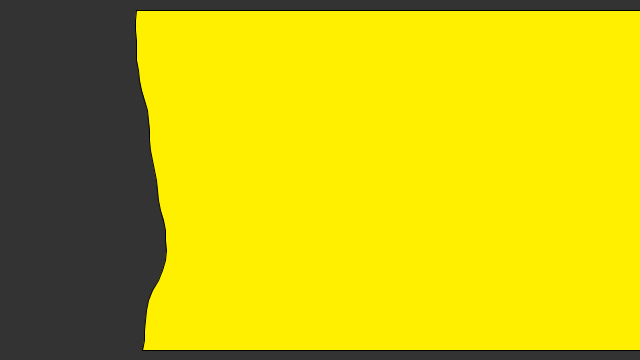
Frame 1 (no input)
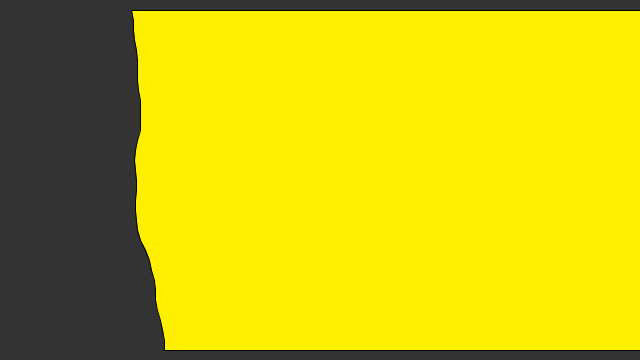
Frame 60 (the mouse pressed at the canvas centre just before this capture)
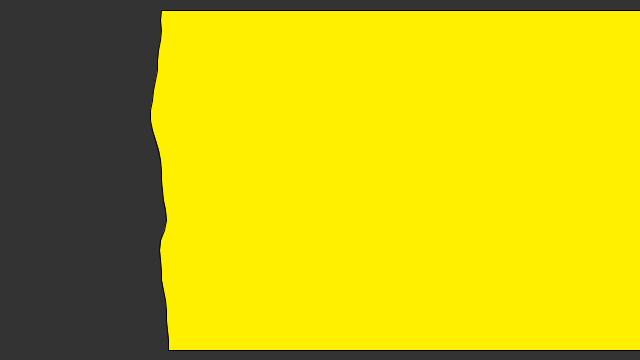
Frame 120 (the mouse held since frame 60 and released just before this capture)

The Processing sketch that drew these frames (run headless with seeded random() and noise(); from frame 60 on, the mouse is pressed at the canvas centre):

// Processing sketch: perlin_bars_vertical
// ── perlin_bars_vertical.pde
float yoff = 0.0;        // 2nd dimension of perlin noise

void setup() {
  size(640, 360);
}

void draw() {
  background(51);

  fill(255);
  // We are going to draw a polygon out of the wave points
  beginShape(); 
  
  float xoff = 0;       // Option #1: 2D Noise
  
  // Iterate over horizontal pixels
  for (float y = 10; y <= height; y += 10) {
    // Calculate a x value according to noise, map to 
    float x = map(noise(xoff, yoff), 0, 1, 100,200); // Option #1: 2D Noise
    
    // Set the vertex
    vertex(x, y); 
    // Increment y dimension for noise
    yoff += 0.05;
  }
  // increment x dimension for noise
  xoff += 0.01;
  vertex(width, height);
  vertex(width, 10);
  endShape(CLOSE);
  poly();
}

void poly() {
  background(51);

  fill(#FFF000);
  // We are going to draw a polygon out of the wave points
  beginShape(); 
  
  float xoff = 0;       // Option #1: 2D Noise
  
  // Iterate over horizontal pixels
  for (float y = 10; y <= height-10; y += 10) {
    // Calculate a x value according to noise, map to 
    float x = map(noise(xoff, yoff), 0, 1, 100,200); // Option #1: 2D Noise
    
    // Set the vertex
    vertex(x, y); 
    // Increment y dimension for noise
    yoff += 0.05;
  }
  // increment x dimension for noise
  xoff += 0.01;
  vertex(width, height-10);
  vertex(width, 10);
  endShape(CLOSE);
}
